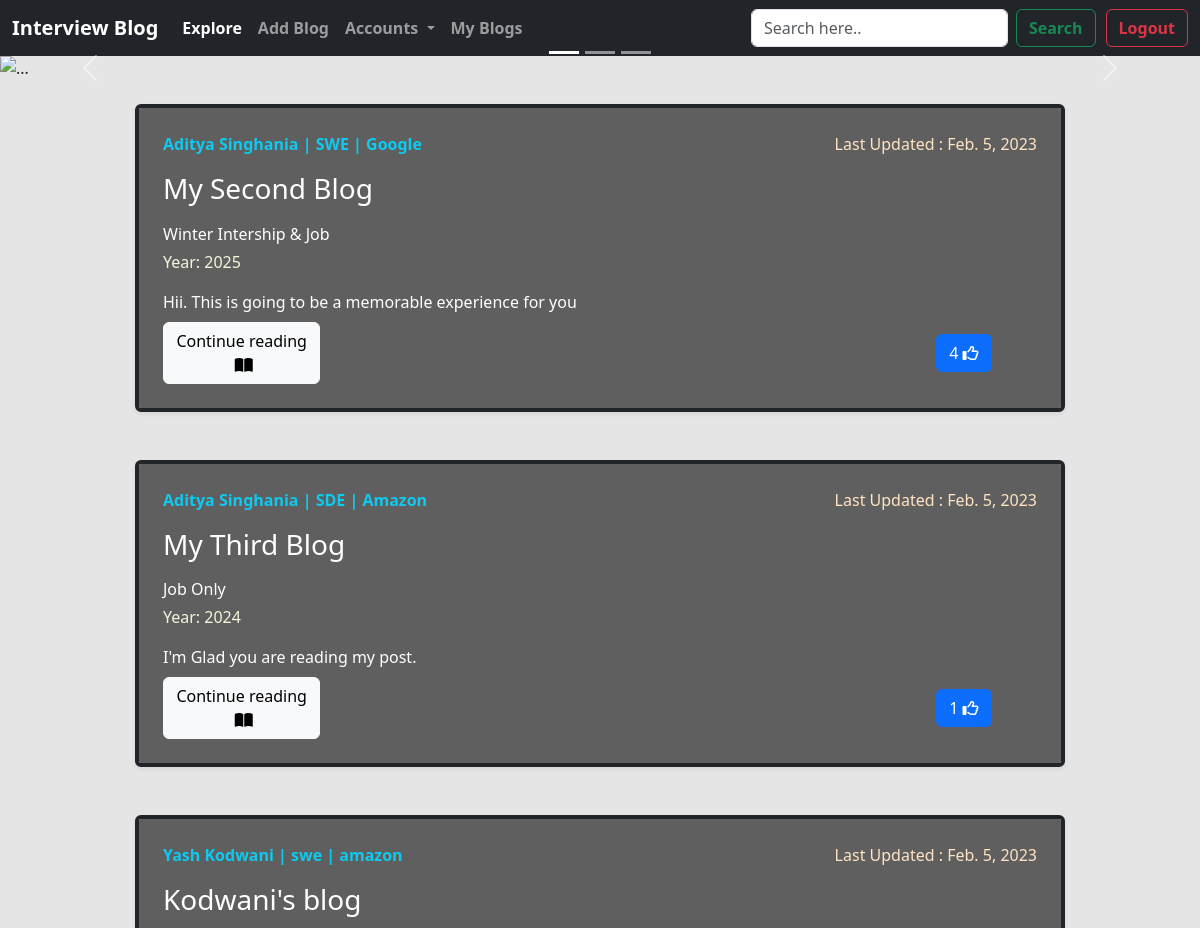
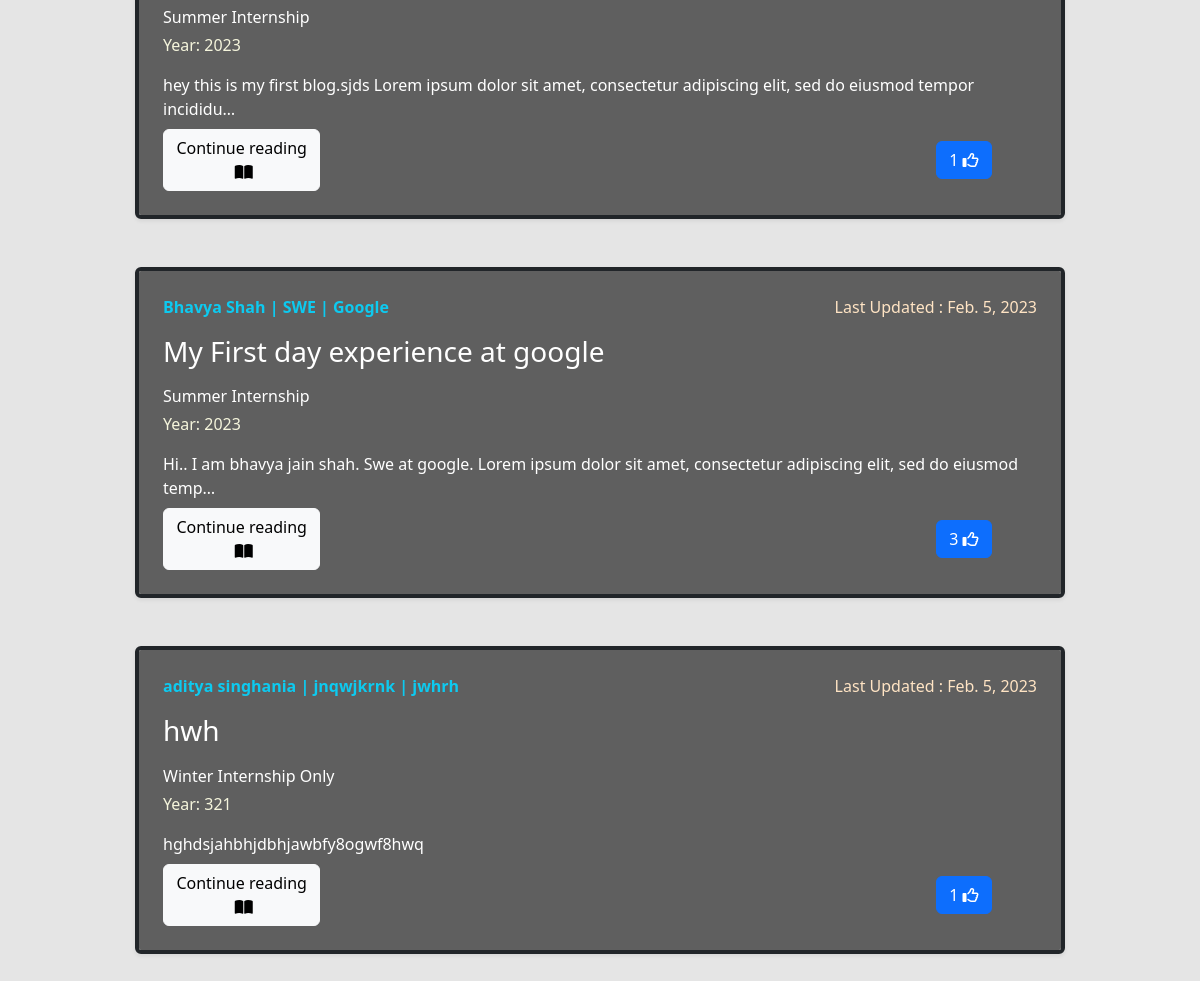
Before: /home/ (signed in) with the older database file (2 pictures, top to bottom).
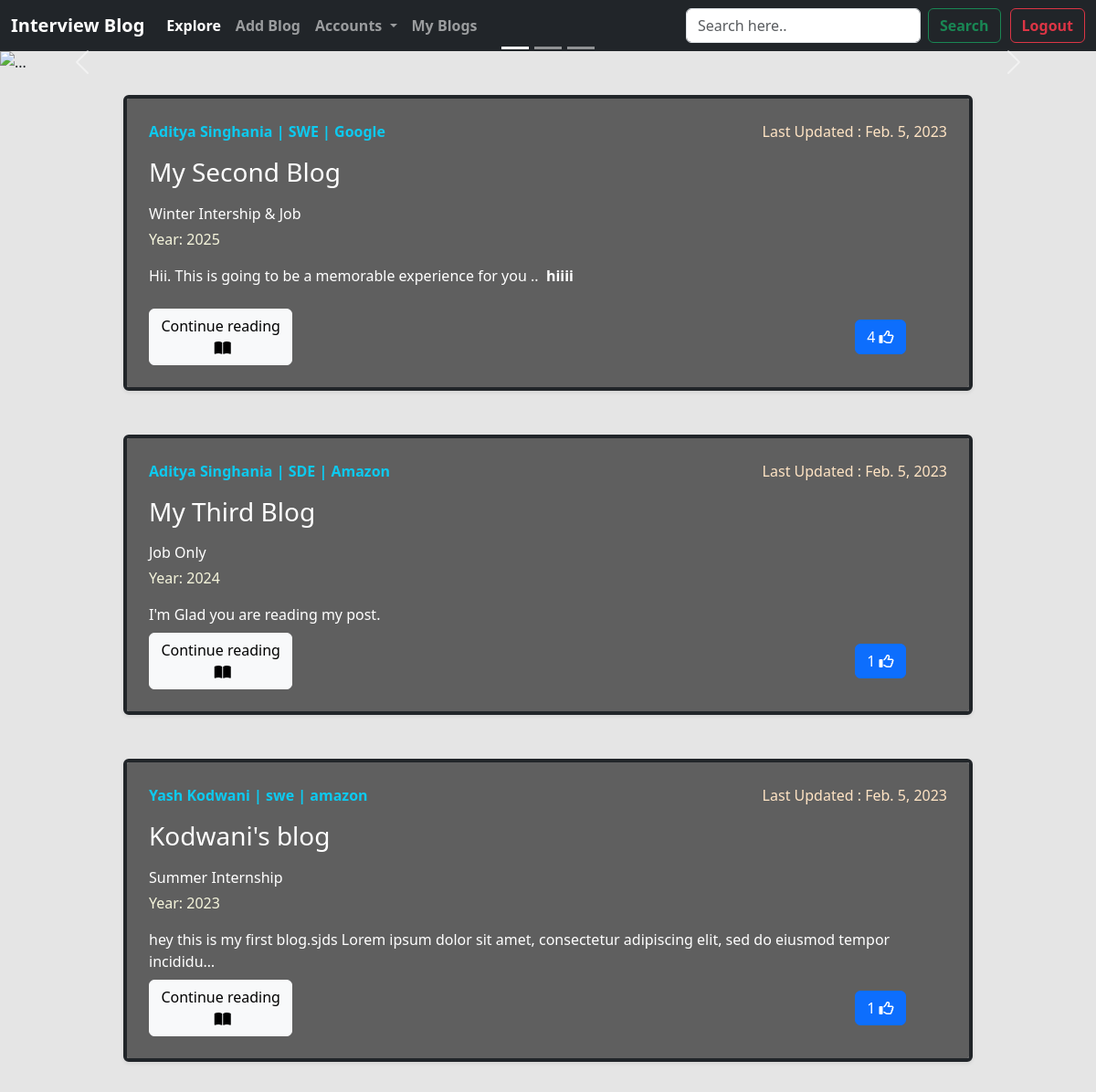
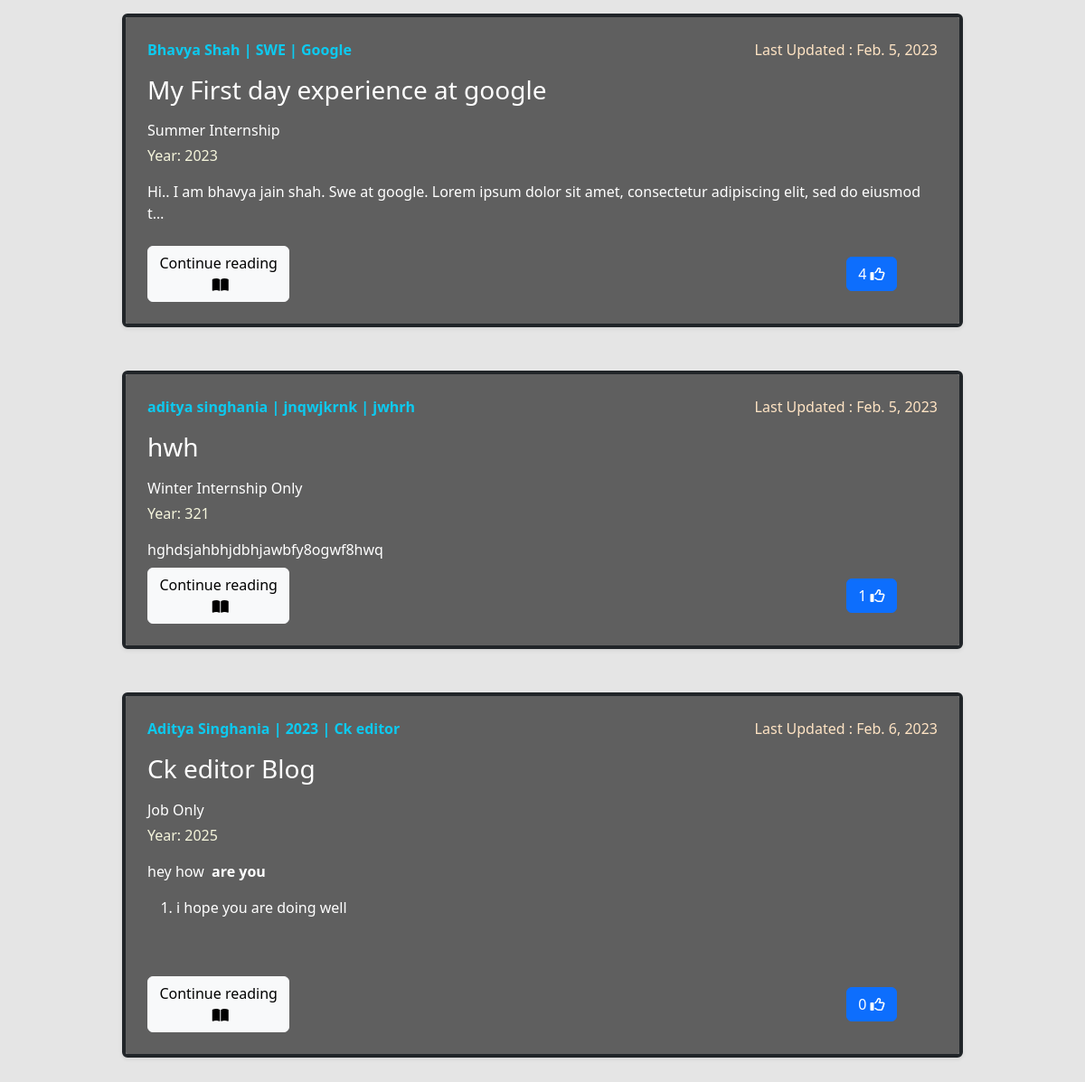
After: the same page with the newer database file (2 pictures, top to bottom).
### BlogApp/models.py (models this page shows, shortened)
class BlogPost(models.Model):
    post_id = models.AutoField(primary_key=True)
    blog_title = models.CharField(max_length=100,default="Read my first post")
    blog_content = RichTextField(blank=True, null=True)
    company_name = models.CharField(max_length=50,default="")
    CHOICES = (('Summer Internship','Summer Intership'),('Winter Internship Only','Winter Intership Only'),('Winter Internship & Job','Winter Internship & Job'),('Job Only','Job Only'))
    job_offer_type = models.CharField(max_length=100, choices=CHOICES, default="Job Only")
    job_profile = models.CharField(max_length=50,default="")
    year = models.IntegerField()
    author = models.ForeignKey(User,on_delete=models.CASCADE,blank=True,null=True)
    bookmarks = models.ManyToManyField(User, default=None, blank=True, related_name='bookmarks')
    likes = models.ManyToManyField(User, default=None, blank=True, related_name='likes')
    post_date = models.DateField(auto_now_add=True)

### BlogApp/views.py (the view)
# urls.py: path('home/', views.homepage, name="home"),
@login_required(login_url='/login')
def homepage(request):
    post = BlogPost.objects.all()
    return render(request,'home.html',{'post':post})

### BlogApp/templates/home.html (shortened to what the changed rows need)
<!doctype html>
<html lang="en">
  <head>
    <link href="https://cdn.jsdelivr.net/npm/bootstrap@5.3.0-alpha1/dist/css/bootstrap.min.css" rel="stylesheet">
  </head>
  <body>
    <div class="container my-4">
      {% for i in post %}
            <div class="col-md-10 offset-md-1">
                <div
                    class="row g-0 border border-dark border-4 rounded overflow-hidden flex-md-row mb-5 shadow-sm h-md-250 position-relative" >
                    <div class="col p-4 d-flex flex-column position-static " style="background:rgb(95, 95, 95) ; ">
                      <div class="d-flex justify-content-between">
                      <strong class="d-inline-block mb-2 text-info">{{i.author.first_name}} {{i.author.last_name}} | {{i.job_profile}} | {{i.company_name}}</strong><p style="color: bisque;">Last Updated : {{i.post_date}}</p>
                    </div>
                        <h3 class="mb-3 cw">{{i.blog_title}}</h3>
                        <p class="card-text mb-1 cw">{{i.job_offer_type}}</p>
                        <p class="mb-3" style="color:beige">Year: {{i.year}}</p>
                        <span class="cw" style="color: white;">{{i.blog_content|safe|truncatechars:120}}</span>
                        <div><a href="/viewpost/{{i.post_id}}" class=" btn btn-light mt-2" role="button" style="width: 18%;">Continue reading &nbsp;<i class="fa-solid fa-book-open"></i></a>
                        <button type="button" class="btn btn-primary mt-2" style="margin-left: 70%;">{{i.likes.count}}  <i class="fa-regular fa-thumbs-up"></i></button></div>
                    </div>
                </div>
            </div>
            {% endfor %}
    </div>
    </body>
  </html>

Changed rows visible on the page:
changed BlogPost "My Second Blog": blog_content "Hii. This is going to be a memorable experience for you" → "Hii. This is going to be a memorable experience for you .. hiiii"
changed BlogPost "My First day experience at google": blog_content "Hi.. I am bhavya jain shah. Swe at google. Lorem ipsum dolor sit amet, consectetur adipiscing elit, sed do eiusmod temp…" → "Hi.. I am bhavya jain shah. Swe at google. Lorem ipsum dolor sit amet, consectetur adipiscing elit, sed do eiusmod t…"; likes.count "3" → "4"
added BlogPost: author.first_name "Aditya", author.last_name "Singhania", job_profile "2023", company_name "Ck editor", post_date "Feb. 6, 2023", blog_title "Ck editor Blog", job_offer_type "Job Only", year "2025", blog_content "hey how are you i hope you are doing well", likes.count "0"
